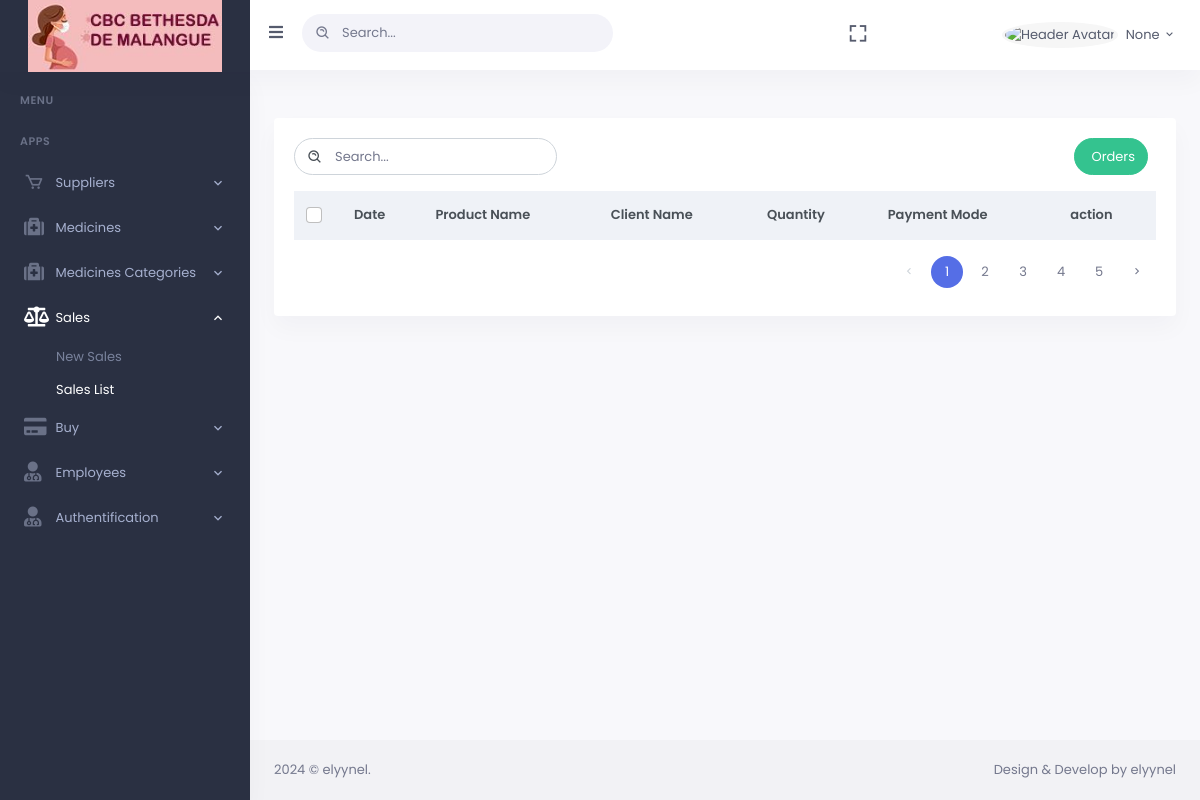
The app's page /saleslist, older data.
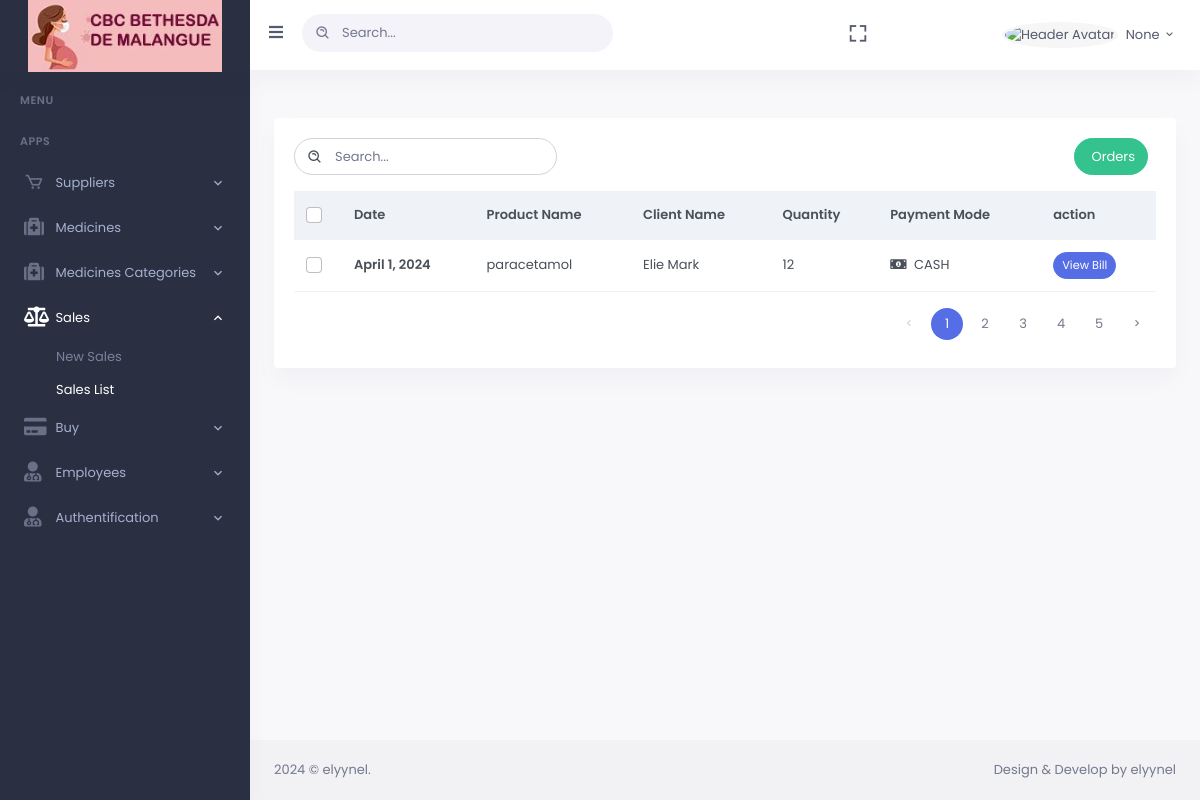
The same page, newer data.
### med/models.py (models this page shows)
class Sales(models.Model):
    client_Name= models.CharField( max_length=50)
    product= models.ForeignKey(Medecine, on_delete=models.CASCADE)
    date = models.DateField( auto_now_add=True)
    quantity= models.CharField( max_length=50)
    Admin= models.ForeignKey(Administrateur, on_delete=models.CASCADE)

class Medecine(models.Model):
    medecine_name= models.CharField(max_length=70, unique=True)
    price=models.CharField(max_length=6)
    quantity=models.IntegerField()
    expire_date= models.DateField()
    description= models.CharField(max_length=500)
    delevery_date= models.DateField()
    avatar = models.ImageField(null=False, blank=False, upload_to='images/')  # Ajout d'un champ pour l'avatar
    category= models.ForeignKey(CategoryMedecine, on_delete=models.CASCADE, default=1)

### med/views.py (the view)
# urls.py: path("saleslist",views.saleslist,name="saleslist"),
def saleslist(request):
    data= Sales.objects.all()
    userDetails={"username":request.session.get('username'),"pk":request.session.get("id"), "email": request.session.get('email'), "avatar": request.session.get("avatar") , "password": request.session.get("password") }
    return render(request, "saleslist.html", context={"log": userDetails,"sales":data})

### med/template/saleslist.html (shortened to what the changed rows need)
{% load static %}
<!doctype html>
<html lang="en">
<head>
       {% if log %}
        <link href="{% static 'css/bootstrap.min.css' %}" id="bootstrap-style" rel="stylesheet" type="text/css" />
        <link href="{% static 'css/icons.min.css' %}" rel="stylesheet" type="text/css" />
        <link href="{% static 'css/app.min.css'%}" id="app-style" rel="stylesheet" type="text/css" />
        <link href="{% static 'css/bootstrap.min.css' %}" id="bootstrap-style" rel="stylesheet" type="text/css" />
        <link href="{% static 'css/icons.min.css' %}" rel="stylesheet" type="text/css" />
        <link href="{% static  'css/app.min.css' %}" id="app-style" rel="stylesheet" type="text/css" />
        <link href="{% static 'libs/select2/css/select2.min.css' %}" rel="stylesheet" type="text/css" />
        <link href="{% static 'libs/dropzone/min/dropzone.min.css' %}" rel="stylesheet" type="text/css" />
        <link href="{% static 'css/bootstrap.min.css' %}" id="bootstrap-style" rel="stylesheet" type="text/css" />
        <link href="{% static 'css/icons.min.css' %}" rel="stylesheet" type="text/css" />
        <link href="{% static 'css/app.min.css' %}" id="app-style" rel="stylesheet" type="text/css" />
    </head>
    <body data-sidebar="dark">
            {% endif %}
            <div class="main-content">
                <div class="page-content">
                    <div class="container-fluid">
                        <div class="row">
                            <div class="col-12">
                                <div class="card">
                                    <div class="card-body">
                                        <div class="table-responsive">
                                            <table class="table align-middle table-nowrap table-check">
                                                <thead class="table-light">
                                                    <tr>
                                                        <th style="width: 20px;" class="align-middle">
                                                            <div class="form-check font-size-16">
                                                                <input class="form-check-input" type="checkbox" id="checkAll">
                                                            </div>
                                                        </th>
                                                        <th class="align-middle">Date</th>
                                                        <th class="align-middle">Product Name</th>
                                                        <th class="align-middle">Client Name</th>
                                                        <th class="align-middle">Quantity</th>
                                                        <th class="align-middle">Payment Mode</th>
                                                        <th class="align-middle">action</th>
                                                    </tr>
                                                </thead>
                                                <tbody>
                                                    {% for sale in sales %}
                                                    <tr>
                                                        <td>
                                                            <div class="form-check font-size-16">
                                                                <input class="form-check-input" type="checkbox" id="orderidcheck01">
                                                            </div>
                                                        </td>
                                                        <td><a href="javascript: void(0);" class="text-body fw-bold">{{sale.date}}</a> </td>
                                                        <td>{{sale.product.medecine_name}}</td>
                                                        <td>
                                                            {{ sale.client_Name }}
                                                        </td>
                                                        <td>
                                                            {{ sale.quantity }}
                                                        </td>
                                                        <td>
                                                            <i class="fas fa-money-bill-alt me-1"></i> CASH
                                                        </td>
                                                        <td>
                                                            <a href="{% url "salesbill" sale.client_Name sale.date%}">
                                                            <button type="button" class="btn btn-primary btn-sm btn-rounded" data-bs-toggle="modal" data-bs-target=".orderdetailsModal">
                                                                View Bill
                                                            </button> </a>
                                                        </td>
                                                    </tr>
                                                    {% endfor %}
                                                </tbody>
                                            </table>
                                        </div>
                                    </div>
                                </div>
                            </div>
                        </div>
                    </div>
                </div>
            </div>
    </body>
</html>

Row changes from the older to the newer data that the page shows:
added Sales: date "April 1, 2024", product.medecine_name "paracetamol", client_Name "Elie Mark", quantity "12"
